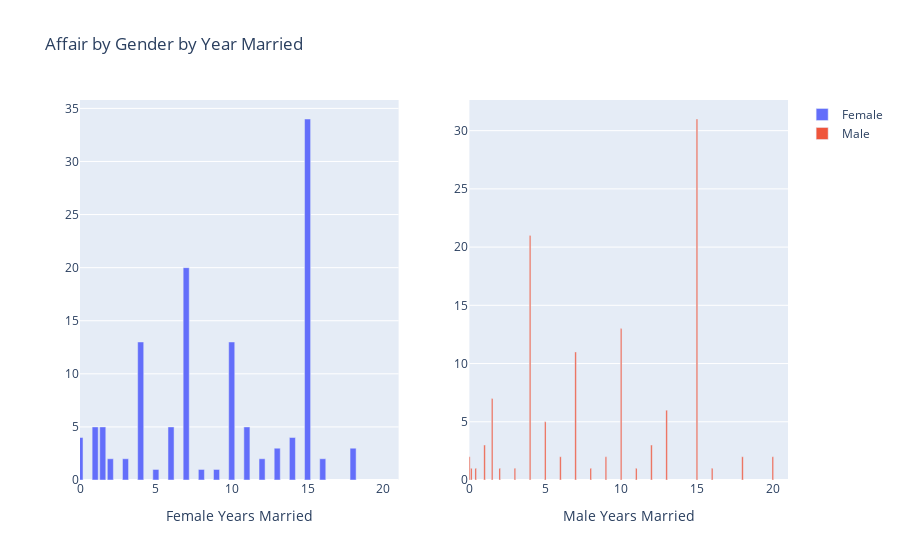

Write notebook code for a chart like this one.
### Code cell
ym = max(df.yearsmarried)

fig = make_subplots(rows=1, cols=2)

# plot data for female gender
fig.add_trace(go.Bar(x=list(gyf.index), y=list(gyf.values),name='Female'), row=1, col=1)
fig.update_xaxes(title_text="Female Years Married", row=1, col=1,range=[0, ym+1])

# plot data for male gender
fig.add_trace(go.Bar(x=list(gym.index), y=list(gym.values),name='Male'), row=1, col=2)
fig.update_xaxes(title_text="Male Years Married", row=1, col=2,range=[0, ym+1])
fig.update_layout(title="Affair by Gender by Year Married")

# show plot
fig.show()

### Figure 1 — Plotly figure (JSON) as saved in the notebook; plotly's stock layout.template omitted (floating-point values rounded to 4 significant figures)
{"data": [{"name": "Female", "type": "bar", "x": [15, 7, 4, 10, 1, 1.5, 6, 11, 0, 14, 13, 18, 2, 3, 12, 16, 5, 8, 9], "xaxis": "x", "y": [34, 20, 13, 13, 5, 5, 5, 5, 4, 4, 3, 3, 2, 2, 2, 2, 1, 1, 1], "yaxis": "y"}, {"name": "Male", "type": "bar", "x": [15, 4, 10, 7, 1.5, 13, 5, 1, 12, 0, 6, 9, 18, 20, 0.125, 0.417, 2, 3, 8, 11, 16], "xaxis": "x2", "y": [31, 21, 13, 11, 7, 6, 5, 3, 3, 2, 2, 2, 2, 2, 1, 1, 1, 1, 1, 1, 1], "yaxis": "y2"}], "layout": {"autosize": true, "title": {"text": "Affair by Gender by Year Married"}, "xaxis": {"anchor": "y", "domain": [0, 0.45], "range": [0, 21], "title": {"text": "Female Years Married"}, "type": "linear"}, "xaxis2": {"anchor": "y2", "domain": [0.55, 1], "range": [0, 21], "title": {"text": "Male Years Married"}, "type": "linear"}, "yaxis": {"anchor": "x", "autorange": true, "domain": [0, 1], "range": [0, 35.79], "type": "linear"}, "yaxis2": {"anchor": "x2", "autorange": true, "domain": [0, 1], "range": [0, 32.63], "type": "linear"}}}
